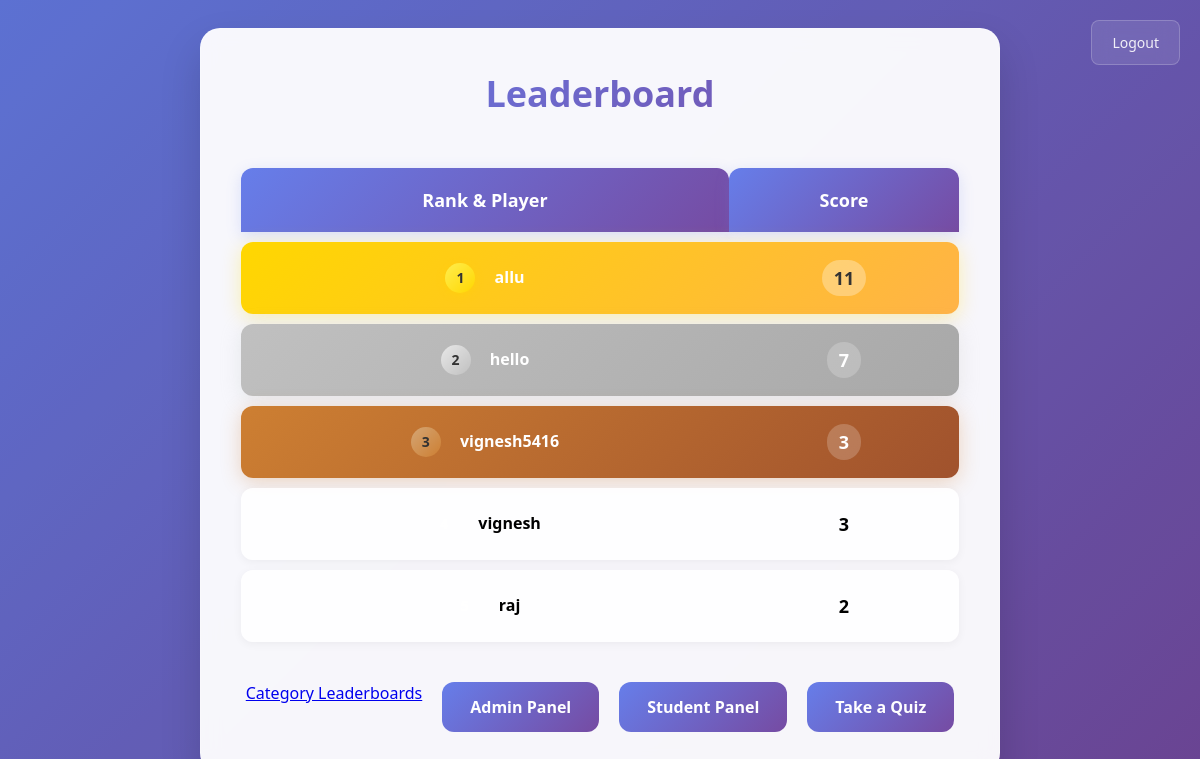
The app's page /leaderboard with its own data.
### tables this page shows
CREATE TABLE scores (id INTEGER PRIMARY KEY, username TEXT, score INTEGER, timestamp TEXT, level TEXT, category TEXT, total_questions INTEGER);

### app.py (the view)
@app.route("/leaderboard")
def leaderboard():
    conn = sqlite3.connect("quiz.db")
    cur = conn.cursor()
    cur.execute("SELECT username, MAX(score) FROM scores GROUP BY username ORDER BY MAX(score) DESC")
    data = cur.fetchall()
    conn.close()
    return render_template("leaderboard.html", data=data)

### templates/leaderboard.html (shortened to what this page needs)
<!DOCTYPE html>
<html>
<head>
</head>
<body>
    <div class="container">
        <h2>Leaderboard</h2>
        {% if data %}
        <table class="leaderboard-table">
            <thead>
                <tr>
                    <th>Rank & Player</th>
                    <th>Score</th>
                </tr>
            </thead>
            <tbody>
                {% for row in data %}
                <tr>
                    <td>
                        <span class="rank">{{ loop.index }}</span>
                        <span class="player-name">{{ row[0] }}</span>
                    </td>
                    <td>
                        <span class="score-badge">{{ row[1] }}</span>
                    </td>
                </tr>
                {% endfor %}
            </tbody>
        </table>
        {% else %}
        <div class="no-data">
            <p>No scores yet! Be the first to take a quiz! 🎯</p>
        </div>
        {% endif %}
        <div class="actions">
            <a href="/category_leaderboard">Category Leaderboards</a>
            <a href="/admin" class="btn">Admin Panel</a>
            <a href="/student_panel" class="btn">Student Panel</a>
            <a href="/quiz" class="btn">Take a Quiz</a>
        </div>
    </div>
    <a href="/logout" class="logout-link">Logout</a>
</body>
</html>

### records on screen
scores: username "allu", row "11"
scores: username "hello", row "7"
scores: username "vignesh5416", score "3"
scores: username "raj", score "2"

### other values on screen
{{ row[0] }} "vignesh"
{{ row[1] }} "3"
